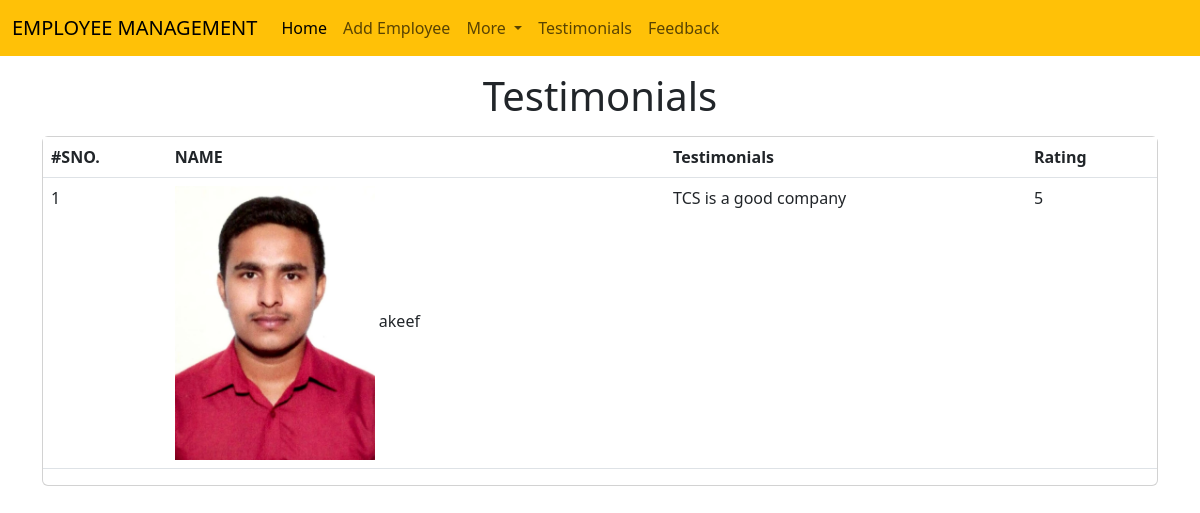
Page /emp/testimonials/ on the committed database.
### emp/models.py (models this page shows, shortened)
class Testimonial(models.Model):
    name=models.CharField(max_length=200)
    testimonial=models.TextField()
    picture=models.ImageField(upload_to="testimonials/")
    rating=models.IntegerField(max_length=1)

### emp/views.py (the view)
# urls.py: path("testimonials/",testimonials),
def testimonials(request):
    testi = Testimonial.objects.all()
    return render(request, "emp/testimonials.html",{
        'testi':testi
    })

### templates/emp/testimonials.html (shortened to what this page needs)
<!doctype html>
<html lang="en">
  <head>
    <link href="https://cdn.jsdelivr.net/npm/bootstrap@5.3.0/dist/css/bootstrap.min.css" rel="stylesheet">
  </head>
  <body>
    {% include 'emp/navbar.html' %}
    <h1 class="text-center my-3">Testimonials</h1>
    <div class="container">
      <div class="row">
        <div class="col-md-12">
          <div class="card">
            <div class="cardbody">
              <table class="table">
                <thead>
                    <tr>
                      <th>#SNO.</th>
                      <th>NAME</th>
                      <th>Testimonials</th>
                      <th>Rating</th>
                    </tr>
                </thead>
                <tbody>
                    {% for t in testi %}
                  <tr>
                    <td>
                        {{forloop.counter}}
                    </td>
                    <td>
                        <img style="max-width: 200px;" src="/media/{{t.picture}}" alt="">
                        {{t.name}}
                    </td>
                    <td>
                        {{t.testimonial}}
                    </td>
                    <td>
                        {{t.rating}}
                    </td>
                  </tr>
                    {% endfor %}
                </tbody>
              </table>
            </div>
          </div>
        </div>
      </div>
    </div>
  </body>
</html>

### rows in the picture
Testimonial: picture (picture), name "akeef", testimonial "TCS is a good company", rating "5"
